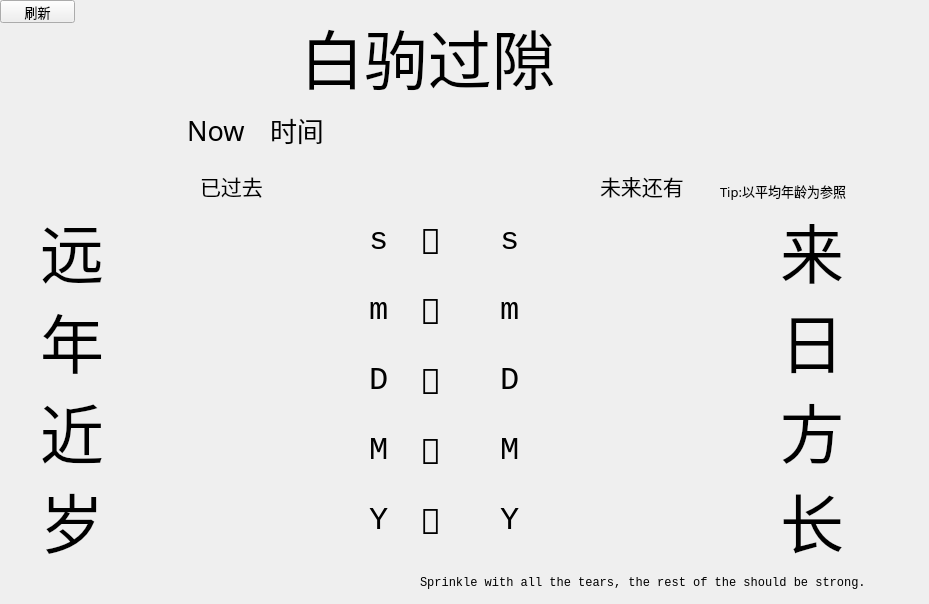
   <widget class="QWidget" name="page1">
    <widget class="QLabel" name="label_2">
     <property name="geometry">
      <rect>
       <x>300</x>
       <y>10</y>
       <width>321</width>
       <height>91</height>
      </rect>
     </property>
     <property name="font">
      <font>
       <family>迷你简雕刻</family>
       <pointsize>48</pointsize>
      </font>
     </property>
     <property name="text">
      <string>白驹过隙</string>
     </property>
    </widget>
    <widget class="QLabel" name="time">
     <property name="geometry">
      <rect>
       <x>270</x>
       <y>110</y>
       <width>500</width>
       <height>40</height>
      </rect>
     </property>
     <property name="minimumSize">
      <size>
       <width>500</width>
       <height>40</height>
      </size>
     </property>
     <property name="maximumSize">
      <size>
       <width>500</width>
       <height>40</height>
      </size>
     </property>
     <property name="baseSize">
      <size>
       <width>100</width>
       <height>20</height>
      </size>
     </property>
     <property name="font">
      <font>
       <family>迷你简丫丫</family>
       <pointsize>20</pointsize>
      </font>
     </property>
     <property name="text">
      <string>时间</string>
     </property>
    </widget>
    <widget class="QLabel" name="label_3">
     <property name="geometry">
      <rect>
       <x>180</x>
       <y>110</y>
       <width>100</width>
       <height>40</height>
      </rect>
     </property>
     <property name="minimumSize">
      <size>
       <width>100</width>
       <height>40</height>
      </size>
     </property>
     <property name="maximumSize">
      <size>
       <width>100</width>
       <height>40</height>
      </size>
     </property>
     <property name="font">
      <font>
       <family>迷你简丫丫</family>
       <pointsize>20</pointsize>
      </font>
     </property>
     <property name="text">
      <string> Now</string>
     </property>
    </widget>
    <widget class="QLabel" name="label_11">
     <property name="geometry">
      <rect>
       <x>420</x>
       <y>570</y>
       <width>500</width>
       <height>25</height>
      </rect>
     </property>
     <property name="minimumSize">
      <size>
       <width>500</width>
       <height>25</height>
      </size>
     </property>
     <property name="maximumSize">
      <size>
       <width>500</width>
       <height>25</height>
      </size>
     </property>
     <property name="font">
      <font>
       <family>Consolas</family>
       <pointsize>9</pointsize>
      </font>
     </property>
     <property name="text">
      <string>Sprinkle with all the tears, the rest of the should be strong.</string>
     </property>
    </widget>
    <widget class="QLabel" name="user">
     <property name="geometry">
      <rect>
       <x>80</x>
       <y>0</y>
       <width>111</width>
       <height>21</height>
      </rect>
     </property>
     <property name="font">
      <font>
       <family>迷你简丫丫</family>
       <pointsize>10</pointsize>
      </font>
     </property>
     <property name="text">
      <string/>
     </property>
    </widget>
    <widget class="QPushButton" name="refresh">
     <property name="geometry">
      <rect>
       <x>0</x>
       <y>0</y>
       <width>75</width>
       <height>23</height>
      </rect>
     </property>
     <property name="font">
      <font>
       <family>华文楷体</family>
       <pointsize>10</pointsize>
      </font>
     </property>
     <property name="text">
      <string>刷新</string>
     </property>
    </widget>
    <widget class="QLabel" name="label_6">
     <property name="geometry">
      <rect>
       <x>420</x>
       <y>210</y>
       <width>60</width>
       <height>60</height>
      </rect>
     </property>
     <property name="minimumSize">
      <size>
       <width>60</width>
       <height>60</height>
      </size>
     </property>
     <property name="maximumSize">
      <size>
       <width>60</width>
       <height>60</height>
      </size>
     </property>
     <property name="font">
      <font>
       <family>Adobe Arabic</family>
       <pointsize>26</pointsize>
      </font>
     </property>
     <property name="text">
      <string>👶</string>
     </property>
    </widget>
    <widget class="QLabel" name="label_12">
     <property name="geometry">
      <rect>
       <x>420</x>
       <y>350</y>
       <width>60</width>
       <height>60</height>
      </rect>
     </property>
     <property name="minimumSize">
      <size>
       <width>60</width>
       <height>60</height>
      </size>
     </property>
     <property name="maximumSize">
      <size>
       <width>60</width>
       <height>60</height>
      </size>
     </property>
     <property name="font">
      <font>
       <family>Adobe Arabic</family>
       <pointsize>26</pointsize>
      </font>
     </property>
     <property name="text">
      <string>👩</string>
     </property>
    </widget>
    <widget class="QLabel" name="label_14">
     <property name="geometry">
      <rect>
       <x>420</x>
       <y>420</y>
       <width>60</width>
       <height>60</height>
      </rect>
     </property>
     <property name="minimumSize">
      <size>
       <width>60</width>
       <height>60</height>
      </size>
     </property>
     <property name="maximumSize">
      <size>
       <width>60</width>
       <height>60</height>
      </size>
     </property>
     <property name="font">
      <font>
       <family>Adobe Arabic</family>
       <pointsize>26</pointsize>
      </font>
     </property>
     <property name="text">
      <string>👨</string>
     </property>
    </widget>
    <widget class="QLabel" name="label_15">
     <property name="geometry">
      <rect>
       <x>420</x>
       <y>280</y>
       <width>60</width>
       <height>60</height>
      </rect>
     </property>
     <property name="minimumSize">
      <size>
       <width>60</width>
       <height>60</height>
      </size>
     </property>
     <property name="maximumSize">
      <size>
       <width>60</width>
       <height>60</height>
      </size>
     </property>
     <property name="font">
      <font>
       <family>Adobe Arabic</family>
       <pointsize>26</pointsize>
      </font>
     </property>
     <property name="text">
      <string>🧒</string>
     </property>
    </widget>
    <widget class="QLabel" name="label_16">
     <property name="geometry">
      <rect>
       <x>420</x>
       <y>490</y>
       <width>60</width>
       <height>60</height>
      </rect>
     </property>
     <property name="minimumSize">
      <size>
       <width>60</width>
       <height>60</height>
      </size>
     </property>
     <property name="maximumSize">
      <size>
       <width>60</width>
       <height>60</height>
      </size>
     </property>
     <property name="font">
      <font>
       <family>Adobe Arabic</family>
       <pointsize>26</pointsize>
      </font>
     </property>
     <property name="text">
      <string>👵</string>
     </property>
    </widget>
    <widget class="QLabel" name="label_17">
     <property name="geometry">
      <rect>
       <x>40</x>
       <y>210</y>
       <width>80</width>
       <height>80</height>
      </rect>
     </property>
     <property name="minimumSize">
      <size>
       <width>80</width>
       <height>80</height>
      </size>
     </property>
     <property name="maximumSize">
      <size>
       <width>80</width>
       <height>80</height>
      </size>
     </property>
     <property name="font">
      <font>
       <family>长城中行书体繁</family>
       <pointsize>48</pointsize>
      </font>
     </property>
     <property name="text">
      <string>远</string>
     </property>
    </widget>
    <widget class="QLabel" name="label_18">
     <property name="geometry">
      <rect>
       <x>40</x>
       <y>300</y>
       <width>80</width>
       <height>80</height>
      </rect>
     </property>
     <property name="minimumSize">
      <size>
       <width>80</width>
       <height>80</height>
      </size>
     </property>
     <property name="maximumSize">
      <size>
       <width>80</width>
       <height>80</height>
      </size>
     </property>
     <property name="font">
      <font>
       <family>长城中行书体繁</family>
       <pointsize>48</pointsize>
      </font>
     </property>
     <property name="text">
      <string>年</string>
     </property>
    </widget>
    <widget class="QLabel" name="label_19">
     <property name="geometry">
      <rect>
       <x>40</x>
       <y>390</y>
       <width>80</width>
       <height>80</height>
      </rect>
     </property>
     <property name="minimumSize">
      <size>
       <width>80</width>
       <height>80</height>
      </size>
     </property>
     <property name="maximumSize">
      <size>
       <width>80</width>
       <height>80</height>
      </size>
     </property>
     <property name="font">
      <font>
       <family>长城中行书体繁</family>
       <pointsize>48</pointsize>
      </font>
     </property>
     <property name="text">
      <string>近</string>
     </property>
    </widget>
    <widget class="QLabel" name="label_20">
     <property name="geometry">
      <rect>
       <x>40</x>
       <y>480</y>
       <width>80</width>
       <height>80</height>
      </rect>
     </property>
     <property name="minimumSize">
      <size>
       <width>80</width>
       <height>80</height>
      </size>
     </property>
     <property name="maximumSize">
      <size>
       <width>80</width>
       <height>80</height>
      </size>
     </property>
     <property name="font">
      <font>
       <family>长城中行书体繁</family>
       <pointsize>48</pointsize>
      </font>
     </property>
     <property name="text">
      <string>岁</string>
     </property>
    </widget>
    <widget class="QLabel" name="label_21">
     <property name="geometry">
      <rect>
       <x>780</x>
       <y>480</y>
       <width>80</width>
       <height>80</height>
      </rect>
     </property>
     <property name="minimumSize">
      <size>
       <width>80</width>
       <height>80</height>
      </size>
     </property>
     <property name="maximumSize">
      <size>
       <width>80</width>
       <height>80</height>
      </size>
     </property>
     <property name="font">
      <font>
       <family>长城中行书体繁</family>
       <pointsize>48</pointsize>
      </font>
     </property>
     <property name="text">
      <string>长</string>
     </property>
    </widget>
    <widget class="QLabel" name="label_22">
     <property name="geometry">
      <rect>
       <x>780</x>
       <y>300</y>
       <width>80</width>
       <height>80</height>
      </rect>
     </property>
     <property name="minimumSize">
      <size>
       <width>80</width>
       <height>80</height>
      </size>
     </property>
     <property name="maximumSize">
      <size>
       <width>80</width>
       <height>80</height>
      </size>
     </property>
     <property name="font">
      <font>
       <family>长城中行书体繁</family>
       <pointsize>48</pointsize>
      </font>
     </property>
     <property name="text">
      <string>日</string>
     </property>
    </widget>
    <widget class="QLabel" name="label_23">
     <property name="geometry">
      <rect>
       <x>780</x>
       <y>390</y>
       <width>80</width>
       <height>80</height>
      </rect>
     </property>
     <property name="minimumSize">
      <size>
       <width>80</width>
       <height>80</height>
      </size>
     </property>
     <property name="maximumSize">
      <size>
       <width>80</width>
       <height>80</height>
      </size>
     </property>
     <property name="font">
      <font>
       <family>长城中行书体繁</family>
       <pointsize>48</pointsize>
      </font>
     </property>
     <property name="text">
      <string>方</string>
     </property>
    </widget>
    <widget class="QLabel" name="label_24">
     <property name="geometry">
      <rect>
       <x>780</x>
       <y>210</y>
       <width>80</width>
       <height>80</height>
      </rect>
     </property>
     <property name="minimumSize">
      <size>
       <width>80</width>
       <height>80</height>
      </size>
     </property>
     <property name="maximumSize">
      <size>
       <width>80</width>
       <height>80</height>
      </size>
     </property>
     <property name="font">
      <font>
       <family>长城中行书体繁</family>
       <pointsize>48</pointsize>
      </font>
     </property>
     <property name="text">
      <string>来</string>
     </property>
    </widget>
    <widget class="QLabel" name="label_25">
     <property name="geometry">
      <rect>
       <x>200</x>
       <y>170</y>
       <width>131</width>
       <height>31</height>
      </rect>
     </property>
     <property name="font">
      <font>
       <family>华文楷体</family>
       <pointsize>16</pointsize>
      </font>
     </property>
     <property name="text">
      <string>已过去</string>
     </property>
    </widget>
    <widget class="QLabel" name="label_26">
     <property name="geometry">
      <rect>
       <x>600</x>
       <y>170</y>
       <width>131</width>
       <height>31</height>
      </rect>
     </property>
     <property name="font">
      <font>
       <family>华文楷体</family>
       <pointsize>16</pointsize>
      </font>
     </property>
     <property name="text">
      <string>未来还有</string>
     </property>
    </widget>
    <widget class="QLabel" name="label_27">
     <property name="geometry">
      <rect>
       <x>720</x>
       <y>180</y>
       <width>171</width>
       <height>21</height>
      </rect>
     </property>
     <property name="font">
      <font>
       <family>华文楷体</family>
       <pointsize>10</pointsize>
      </font>
     </property>
     <property name="text">
      <string>Tip:以平均年龄为参照</string>
     </property>
    </widget>
    <widget class="QLabel" name="ti">
     <property name="geometry">
      <rect>
       <x>370</x>
       <y>170</y>
       <width>231</width>
       <height>31</height>
      </rect>
     </property>
     <property name="font">
      <font>
       <family>华文楷体</family>
       <pointsize>12</pointsize>
      </font>
     </property>
     <property name="text">
      <string/>
     </property>
    </widget>
    <widget class="QLabel" name="label_28">
     <property name="geometry">
      <rect>
       <x>350</x>
       <y>210</y>
       <width>60</width>
       <height>60</height>
      </rect>
     </property>
     <property name="minimumSize">
      <size>
       <width>60</width>
       <height>60</height>
      </size>
     </property>
     <property name="maximumSize">
      <size>
       <width>60</width>
       <height>60</height>
      </size>
     </property>
     <property name="font">
      <font>
       <family>Consolas</family>
       <pointsize>24</pointsize>
      </font>
     </property>
     <property name="text">
      <string> s</string>
     </property>
    </widget>
    <widget class="QLabel" name="label_29">
     <property name="geometry">
      <rect>
       <x>500</x>
       <y>210</y>
       <width>60</width>
       <height>60</height>
      </rect>
     </property>
     <property name="minimumSize">
      <size>
       <width>60</width>
       <height>60</height>
      </size>
     </property>
     <property name="maximumSize">
      <size>
       <width>60</width>
       <height>60</height>
      </size>
     </property>
     <property name="font">
      <font>
       <family>Consolas</family>
       <pointsize>24</pointsize>
      </font>
     </property>
     <property name="text">
      <string>s</string>
     </property>
    </widget>
    <widget class="QLabel" name="label_30">
     <property name="geometry">
      <rect>
       <x>350</x>
       <y>350</y>
       <width>60</width>
       <height>60</height>
      </rect>
     </property>
     <property name="minimumSize">
      <size>
       <width>60</width>
       <height>60</height>
      </size>
     </property>
     <property name="maximumSize">
      <size>
       <width>60</width>
       <height>60</height>
      </size>
     </property>
     <property name="font">
      <font>
       <family>Consolas</family>
       <pointsize>24</pointsize>
      </font>
     </property>
     <property name="text">
      <string> D</string>
     </property>
    </widget>
    <widget class="QLabel" name="label_31">
     <property name="geometry">
      <rect>
       <x>350</x>
       <y>420</y>
       <width>60</width>
       <height>60</height>
      </rect>
     </property>
     <property name="minimumSize">
      <size>
       <width>60</width>
       <height>60</height>
      </size>
     </property>
     <property name="maximumSize">
      <size>
       <width>60</width>
       <height>60</height>
      </size>
     </property>
     <property name="font">
      <font>
       <family>Consolas</family>
       <pointsize>24</pointsize>
      </font>
     </property>
     <property name="text">
      <string> M</string>
     </property>
    </widget>
    <widget class="QLabel" name="label_32">
     <property name="geometry">
      <rect>
       <x>350</x>
       <y>490</y>
       <width>60</width>
       <height>60</height>
      </rect>
     </property>
     <property name="minimumSize">
      <size>
       <width>60</width>
       <height>60</height>
      </size>
     </property>
     <property name="maximumSize">
      <size>
       <width>60</width>
       <height>60</height>
      </size>
     </property>
     <property name="font">
      <font>
       <family>Consolas</family>
       <pointsize>24</pointsize>
      </font>
     </property>
     <property name="text">
      <string> Y</string>
     </property>
    </widget>
    <widget class="QLabel" name="label_33">
     <property name="geometry">
      <rect>
       <x>350</x>
       <y>280</y>
       <width>60</width>
       <height>60</height>
      </rect>
     </property>
     <property name="minimumSize">
      <size>
       <width>60</width>
       <height>60</height>
      </size>
     </property>
     <property name="maximumSize">
      <size>
       <width>60</width>
       <height>60</height>
      </size>
     </property>
     <property name="font">
      <font>
       <family>Consolas</family>
       <pointsize>24</pointsize>
      </font>
     </property>
     <property name="text">
      <string> m</string>
     </property>
    </widget>
    <widget class="QLabel" name="label_34">
     <property name="geometry">
      <rect>
       <x>500</x>
       <y>350</y>
       <width>60</width>
       <height>60</height>
      </rect>
     </property>
     <property name="minimumSize">
      <size>
       <width>60</width>
       <height>60</height>
      </size>
     </property>
     <property name="maximumSize">
      <size>
       <width>60</width>
       <height>60</height>
      </size>
     </property>
     <property name="font">
      <font>
       <family>Consolas</family>
       <pointsize>24</pointsize>
      </font>
     </property>
     <property name="text">
      <string>D</string>
     </property>
    </widget>
    <widget class="QLabel" name="label_35">
     <property name="geometry">
      <rect>
       <x>500</x>
       <y>280</y>
       <width>60</width>
       <height>60</height>
      </rect>
     </property>
     <property name="minimumSize">
      <size>
       <width>60</width>
       <height>60</height>
      </size>
     </property>
     <property name="maximumSize">
      <size>
       <width>60</width>
       <height>60</height>
      </size>
     </property>
     <property name="font">
      <font>
       <family>Consolas</family>
       <pointsize>24</pointsize>
      </font>
     </property>
     <property name="text">
      <string>m</string>
     </property>
    </widget>
    <widget class="QLabel" name="label_36">
     <property name="geometry">
      <rect>
       <x>500</x>
       <y>420</y>
       <width>60</width>
       <height>60</height>
      </rect>
     </property>
     <property name="minimumSize">
      <size>
       <width>60</width>
       <height>60</height>
      </size>
     </property>
     <property name="maximumSize">
      <size>
       <width>60</width>
       <height>60</height>
      </size>
     </property>
     <property name="font">
      <font>
       <family>Consolas</family>
       <pointsize>24</pointsize>
      </font>
     </property>
     <property name="text">
      <string>M</string>
     </property>
    </widget>
    <widget class="QLabel" name="label_37">
     <property name="geometry">
      <rect>
       <x>500</x>
       <y>490</y>
       <width>60</width>
       <height>60</height>
      </rect>
     </property>
     <property name="minimumSize">
      <size>
       <width>60</width>
       <height>60</height>
      </size>
     </property>
     <property name="maximumSize">
      <size>
       <width>60</width>
       <height>60</height>
      </size>
     </property>
     <property name="font">
      <font>
       <family>Consolas</family>
       <pointsize>24</pointsize>
      </font>
     </property>
     <property name="text">
      <string>Y</string>
     </property>
    </widget>
    <widget class="QLabel" name="gs">
     <property name="geometry">
      <rect>
       <x>120</x>
       <y>210</y>
       <width>240</width>
       <height>60</height>
      </rect>
     </property>
     <property name="minimumSize">
      <size>
       <width>240</width>
       <height>60</height>
      </size>
     </property>
     <property name="maximumSize">
      <size>
       <width>240</width>
       <height>60</height>
      </size>
     </property>
     <property name="font">
      <font>
       <family>新蒂小丸子小学版</family>
       <pointsize>36</pointsize>
      </font>
     </property>
     <property name="text">
      <string/>
     </property>
    </widget>
    <widget class="QLabel" name="gm">
     <property name="geometry">
      <rect>
       <x>120</x>
       <y>280</y>
       <width>240</width>
       <height>60</height>
      </rect>
     </property>
     <property name="minimumSize">
      <size>
       <width>240</width>
       <height>60</height>
      </size>
     </property>
     <property name="maximumSize">
      <size>
       <width>240</width>
       <height>60</height>
      </size>
     </property>
     <property name="font">
      <font>
       <family>新蒂小丸子小学版</family>
       <pointsize>36</pointsize>
      </font>
     </property>
     <property name="text">
      <string/>
     </property>
    </widget>
    <widget class="QLabel" name="gD">
     <property name="geometry">
      <rect>
       <x>120</x>
       <y>350</y>
       <width>240</width>
       <height>60</height>
      </rect>
     </property>
     <property name="minimumSize">
      <size>
       <width>240</width>
       <height>60</height>
      </size>
     </property>
     <property name="maximumSize">
      <size>
       <width>240</width>
       <height>60</height>
      </size>
     </property>
     <property name="font">
      <font>
       <family>新蒂小丸子小学版</family>
       <pointsize>36</pointsize>
      </font>
     </property>
     <property name="text">
      <string/>
     </property>
    </widget>
    <widget class="QLabel" name="gM">
     <property name="geometry">
      <rect>
       <x>120</x>
       <y>420</y>
       <width>240</width>
       <height>60</height>
      </rect>
     </property>
     <property name="minimumSize">
      <size>
       <width>240</width>
       <height>60</height>
      </size>
     </property>
     <property name="maximumSize">
      <size>
       <width>240</width>
       <height>60</height>
      </size>
     </property>
     <property name="font">
      <font>
       <family>新蒂小丸子小学版</family>
       <pointsize>36</pointsize>
      </font>
     </property>
     <property name="text">
      <string/>
     </property>
    </widget>
    <widget class="QLabel" name="gY">
     <property name="geometry">
      <rect>
       <x>120</x>
       <y>490</y>
       <width>240</width>
       <height>60</height>
      </rect>
     </property>
     <property name="minimumSize">
      <size>
       <width>240</width>
       <height>60</height>
      </size>
     </property>
     <property name="maximumSize">
      <size>
       <width>240</width>
       <height>60</height>
      </size>
     </property>
     <property name="font">
      <font>
       <family>新蒂小丸子小学版</family>
       <pointsize>36</pointsize>
      </font>
     </property>
     <property name="text">
      <string/>
     </property>
    </widget>
    <widget class="QLabel" name="wY">
     <property name="geometry">
      <rect>
       <x>530</x>
       <y>490</y>
       <width>240</width>
       <height>60</height>
      </rect>
     </property>
     <property name="minimumSize">
      <size>
       <width>240</width>
       <height>60</height>
      </size>
     </property>
     <property name="maximumSize">
      <size>
       <width>240</width>
       <height>60</height>
      </size>
     </property>
     <property name="font">
      <font>
       <family>新蒂小丸子小学版</family>
       <pointsize>36</pointsize>
      </font>
     </property>
     <property name="text">
      <string/>
     </property>
    </widget>
    <widget class="QLabel" name="wD">
     <property name="geometry">
      <rect>
       <x>530</x>
       <y>350</y>
       <width>240</width>
       <height>60</height>
      </rect>
     </property>
     <property name="minimumSize">
      <size>
       <width>240</width>
       <height>60</height>
      </size>
     </property>
     <property name="maximumSize">
      <size>
       <width>240</width>
       <height>60</height>
      </size>
     </property>
     <property name="font">
      <font>
       <family>新蒂小丸子小学版</family>
       <pointsize>36</pointsize>
      </font>
     </property>
     <property name="text">
      <string/>
     </property>
    </widget>
    <widget class="QLabel" name="ws">
     <property name="geometry">
      <rect>
       <x>530</x>
       <y>210</y>
       <width>240</width>
       <height>60</height>
      </rect>
     </property>
     <property name="minimumSize">
      <size>
       <width>240</width>
       <height>60</height>
      </size>
     </property>
     <property name="maximumSize">
      <size>
       <width>240</width>
       <height>60</height>
      </size>
     </property>
     <property name="font">
      <font>
       <family>新蒂小丸子小学版</family>
       <pointsize>36</pointsize>
      </font>
     </property>
     <property name="text">
      <string/>
     </property>
    </widget>
    <widget class="QLabel" name="wm">
     <property name="geometry">
      <rect>
       <x>530</x>
       <y>280</y>
       <width>240</width>
       <height>60</height>
      </rect>
     </property>
     <property name="minimumSize">
      <size>
       <width>240</width>
       <height>60</height>
      </size>
     </property>
     <property name="maximumSize">
      <size>
       <width>240</width>
       <height>60</height>
      </size>
     </property>
     <property name="font">
      <font>
       <family>新蒂小丸子小学版</family>
       <pointsize>36</pointsize>
      </font>
     </property>
     <property name="text">
      <string/>
     </property>
    </widget>
    <widget class="QLabel" name="wM">
     <property name="geometry">
      <rect>
       <x>530</x>
       <y>420</y>
       <width>240</width>
       <height>60</height>
      </rect>
     </property>
     <property name="minimumSize">
      <size>
       <width>240</width>
       <height>60</height>
      </size>
     </property>
     <property name="maximumSize">
      <size>
       <width>240</width>
       <height>60</height>
      </size>
     </property>
     <property name="font">
      <font>
       <family>新蒂小丸子小学版</family>
       <pointsize>36</pointsize>
      </font>
     </property>
     <property name="text">
      <string/>
     </property>
    </widget>
   </widget>
